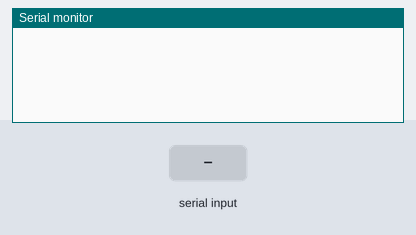
Simulated run of this sketch. Board: Arduino Uno, built with avr-gcc and run on an emulated ATmega328P. Shown: the last lines printed to the serial monitor. The test bench sets the inputs (shaded band).

Above: at 1.2 s.
1.3 s: "1\n" received over Serial
At 1.9 s:
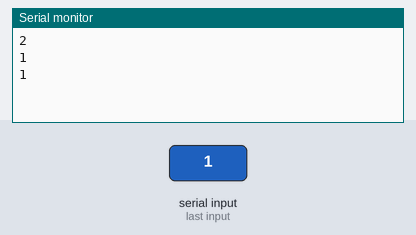
2.8 s: "0\n" received over Serial
At 4.2 s:
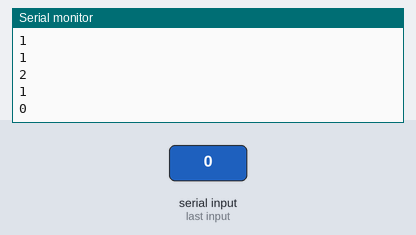
Timing chart, 0 to 5.8 s (numbered marks = the images above; inputs shaded):
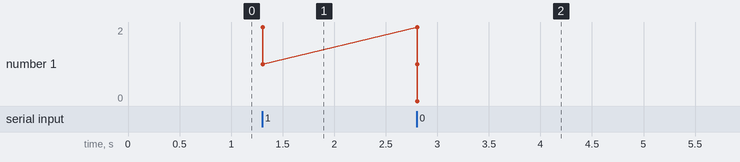

Measured:
- after the input at 1.3 s, the serial monitor: prints a new line at once (image 1)
- after the input at 2.8 s, the serial monitor: prints a new line at once (image 2)
- plotted number 1: 1 → 0 after the input at 2.8 s

The sketch:

1.9_Character_Arrays.ino
```cpp
// An Arduino Version of K&R Example 1.9
// Adapted from The C Programming Language, 2nd Ed.,
// Brian W. Kernighan, Dennis M. Ritchie, Prentice Hall

#define MAXLINE 100  // smaller than K&R because of limited memory
int getline(char line[], int maxline); // *declares* the function without defining it
void copy(char to[], char from[]);    // *declares* the function without defining it
              // not required in Arduino if the function is in the same sketch file.


void setup() {
  Serial.begin(115200);     // setup() calls the Serial library function begin()
}

void loop() {               // Arduino has a built in continuous loop()
  int len = 0;
  static int max = 0;
  char line[MAXLINE];            /* current input line */
  static char longest[MAXLINE];  /* longest line saved here */

  len = getline(line,MAXLINE);
  if (len > max){
    max = len;
    copy(longest,line);
  }

  if( len > 0 ){
    Serial.println(max);
    Serial.print(longest);
    Serial.println(line);
  }
}

/* getline:  read a line into s, return length */
int getline(char s[], int lim)      // *defines* the function
{
  int c, i;
  for (i=0; i<lim-1 && (c=Serial.read())!=-1 && c!='\n'; ++i){
    s[i] = c;
    delay(5);
  }
  if (c == '\n') {
    s[i] = c;
    ++i;
  }
  s[i] = '\0';
  return i;
}

/* copy:  copy ′from′ into ′to′; assume to is big enough */
void copy(char to[], char from[])  // *defines* the function
{
  int i;
  i = 0;
  while ((to[i] = from[i]) != '\0')
    ++i;
}
```
